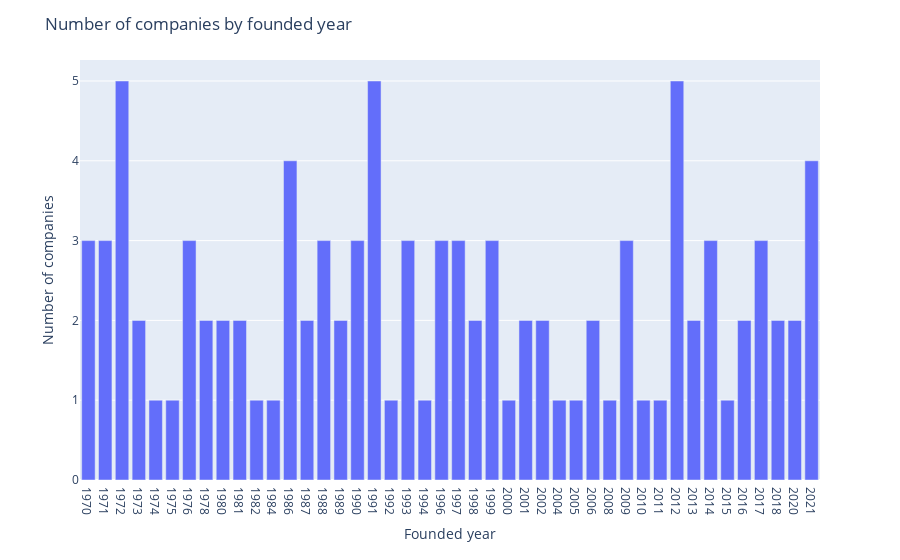

This figure's notebook cell:
### Code cell
import plotly.express as px
import plotly.graph_objects as go

df_ = df['founded'].value_counts().sort_index()

fig = px.bar(df_)
fig_widget = go.FigureWidget(fig)
fig.update_layout(
    title="Number of companies by founded year",
    xaxis_title="Founded year",
    yaxis_title="Number of companies",
    showlegend=False
    #legend_title="Number of companies"
)
#fig.update_layout(
#    title="Number of companies by founded year",
#    xaxis_title="Founded year",
#    yaxis_title="Number of companies",
#    legend_title="Count",
    #font=dict(
    #    family="Arial, monospace",
    #    size=12,
    #    color="RebeccaPurple"
    #)
#)
fig

### Figure 1 — Plotly figure (JSON) as saved in the notebook; plotly's stock layout.template omitted (floating-point values rounded to 4 significant figures)
{"data": [{"alignmentgroup": "True", "hovertemplate": "variable=count<br>founded=%{x}<br>value=%{y}<extra></extra>", "legendgroup": "count", "marker": {"color": "#636efa", "pattern": {"shape": ""}}, "name": "count", "offsetgroup": "count", "orientation": "v", "showlegend": true, "textposition": "auto", "type": "bar", "x": ["1970", "1971", "1972", "1973", "1974", "1975", "1976", "1978", "1980", "1981", "1982", "1984", "1986", "1987", "1988", "1989", "1990", "1991", "1992", "1993", "1994", "1996", "1997", "1998", "1999", "2000", "2001", "2002", "2004", "2005", "2006", "2008", "2009", "2010", "2011", "2012", "2013", "2014", "2015", "2016", "2017", "2018", "2020", "2021"], "xaxis": "x", "y": [3, 3, 5, 2, 1, 1, 3, 2, 2, 2, 1, 1, 4, 2, 3, 2, 3, 5, 1, 3, 1, 3, 3, 2, 3, 1, 2, 2, 1, 1, 2, 1, 3, 1, 1, 5, 2, 3, 1, 2, 3, 2, 2, 4], "yaxis": "y"}], "layout": {"barmode": "relative", "legend": {"title": {"text": "variable"}, "tracegroupgap": 0}, "margin": {"t": 60}, "showlegend": false, "title": {"text": "Number of companies by founded year"}, "xaxis": {"anchor": "y", "domain": [0, 1], "title": {"text": "Founded year"}}, "yaxis": {"anchor": "x", "domain": [0, 1], "title": {"text": "Number of companies"}}}}
